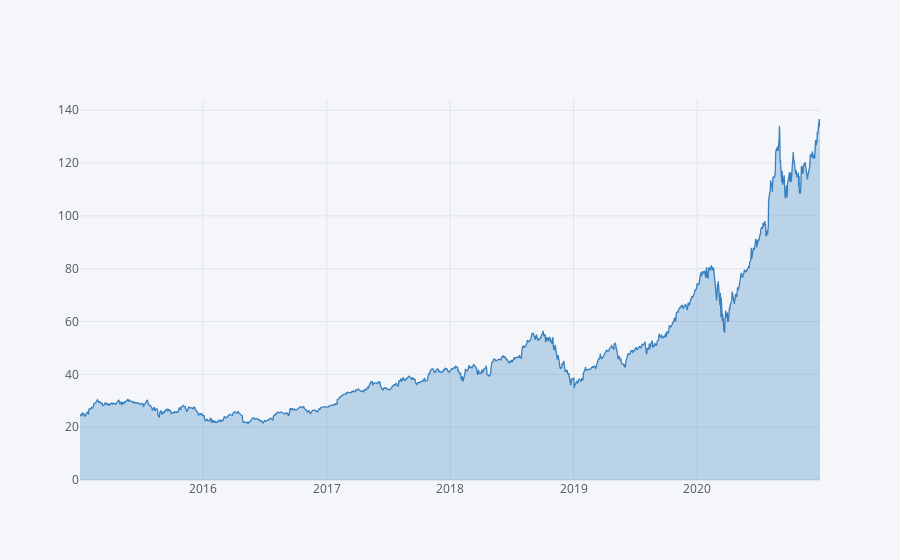

Notebook code cell kept with this figure:
### Markdown cell above
### Inspecting top stock: AAPL

A simple moving average (SMA) calculates the average of a selected range of prices, usually closing prices, by the number of periods in that range. A simple moving average is a technical indicator that can aid in determining if an asset price will continue or if it will reverse a bull or bear trend.
 - For short-term swing trading, shorter MA is preferred
 - For risk-averse/long-term investing, use longer MA period

### Code cell
# Line chart from 2015 to 2020
tech_stocks['AAPL']['Close'].loc['2015-01-01':'2020-12-31'].iplot(fill=True,colors=['blue'])

### Figure 1 — Plotly figure (JSON) as saved in the notebook; plotly's stock layout.template omitted (floating-point values rounded to 4 significant figures; data arrays with more than 128 entries replaced by an {"elided": "..."} marker saying what was removed)
{"data": [{"fill": "tozeroy", "fillcolor": "rgba(55, 128, 191, 0.3)", "line": {"color": "rgba(55, 128, 191, 1.0)", "dash": "solid", "shape": "linear", "width": 1.3}, "mode": "lines", "name": "Close", "text": "", "type": "scatter", "x": {"elided": "1510 str values"}, "y": {"elided": "1510 float values"}}], "layout": {"legend": {"bgcolor": "#F5F6F9", "font": {"color": "#4D5663"}}, "paper_bgcolor": "#F5F6F9", "plot_bgcolor": "#F5F6F9", "title": {"font": {"color": "#4D5663"}}, "xaxis": {"gridcolor": "#E1E5ED", "showgrid": true, "tickfont": {"color": "#4D5663"}, "title": {"font": {"color": "#4D5663"}, "text": ""}, "zerolinecolor": "#E1E5ED"}, "yaxis": {"gridcolor": "#E1E5ED", "showgrid": true, "tickfont": {"color": "#4D5663"}, "title": {"font": {"color": "#4D5663"}, "text": ""}, "zerolinecolor": "#E1E5ED"}}}
